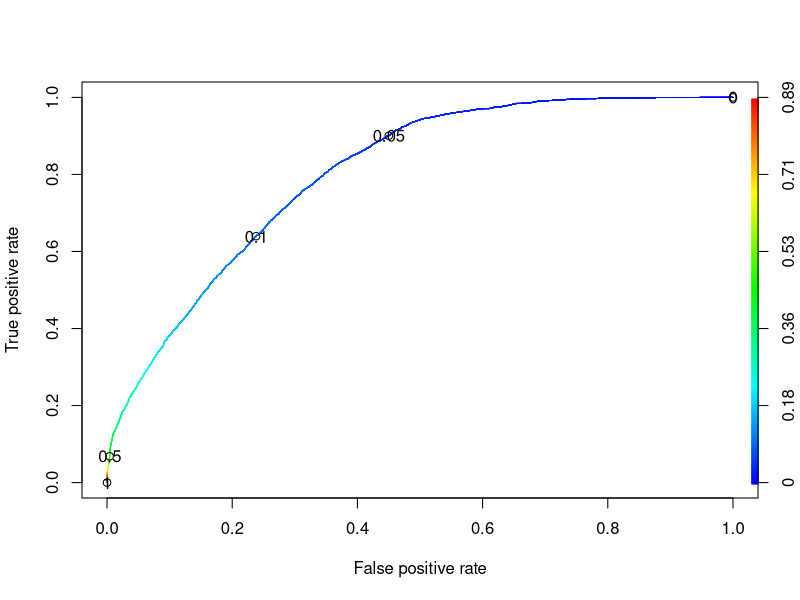

This chart was generated by the following R code:
## ---- chunk 1
col.names <- c('gender', 'no_of_courses', 'age', 'previous_year_rating', 'length_of_service', 'KPIs_met_greater_80', 'awards_won', 'avg_training_score', 'is_promoted')
hr <- read.csv(file = 'datasets/hr.csv', header = FALSE, sep = ',', col.names = col.names)
head(hr, 5)
## ---- chunk 2
summary(hr)
## ---- chunk 3
hr$gender <- factor(hr$gender)
hr$KPIs_met_greater_80 <- factor(hr$KPIs_met_greater_80)
hr$awards_won <- factor(hr$awards_won)
hr$is_promoted <- factor(hr$is_promoted)
summary(hr)
## ---- chunk 4
library('caTools')
set.seed(1)
split <- sample.split(hr$is_promoted, SplitRatio = 0.75)

hrTraining <- subset(hr, split == TRUE)
hrTesting  <- subset(hr, split == FALSE)

dim(hrTraining)
dim(hrTesting)
## ---- chunk 5

model <- glm(formula = is_promoted ~ ., data = hrTraining, family = binomial(link = 'logit')) # with logit link function
summary(model)
## ---- chunk 6
predictTraining <- predict(model, type = 'response')
summary(predictTraining)
tapply(predictTraining, hrTraining$is_promoted, mean)
## ---- chunk 7
# threshold = 0.75
(tb1 <- table(hrTraining$is_promoted, predictTraining > 0.75))
print(paste('Sensitivity: ', round(tb1[2, 2] / (tb1[2, 2] + tb1[2, 1]), 3), sep = ''))
print(paste('Specificity: ', round(tb1[1, 1] / (tb1[1, 1] + tb1[1, 2]), 3), sep = ''))
# threshold = 0.50
(tb2 <- table(hrTraining$is_promoted, predictTraining > 0.50))
print(paste('Sensitivity: ', round(tb2[2, 2] / (tb2[2, 2] + tb2[2, 1]), 3), sep = ''))
print(paste('Specificity: ', round(tb2[1, 1] / (tb2[1, 1] + tb2[1, 2]), 3), sep = ''))
# threshold = 0.25
(tb3 <- table(hrTraining$is_promoted, predictTraining > 0.25))
print(paste('Sensitivity: ', round(tb3[2, 2] / (tb3[2, 2] + tb3[2, 1]), 3), sep = ''))
print(paste('Specificity: ', round(tb3[1, 1] / (tb3[1, 1] + tb3[1, 2]), 3), sep = ''))
## ---- chunk 8
library('ROCR')

# First parameter is the vector of predicted probabilities, and
# second parameter is the vector of true values.
ROCRpred <- prediction(predictTraining, hrTraining$is_promoted) 

# Compute the 'true positive rate' and 'false positive rate' for
# different values of threshold.
RPCRperf <- performance(ROCRpred, 'tpr', 'fpr')

plot(RPCRperf, colorize = TRUE, print.cutoffs.at = c(0, 0.05, 0.1, 0.5, 1.0))
## ---- chunk 9
predictTesting <- predict(model, type = 'response', newdata = hrTesting)
(tb <- table(hrTesting$is_promoted, predictTesting >= 0.1))
print(paste('Accuracy: ', round((sum(tb[, 1]) /sum(tb)), 3), sep = ''))
print(paste('Sensitivity: ', round(tb[2, 2] / (tb[2, 2] + tb[2, 1]), 3), sep = ''))
print(paste('Specificity: ', round(tb[1, 1] / (tb[1, 1] + tb[1, 2]), 3), sep = ''))
